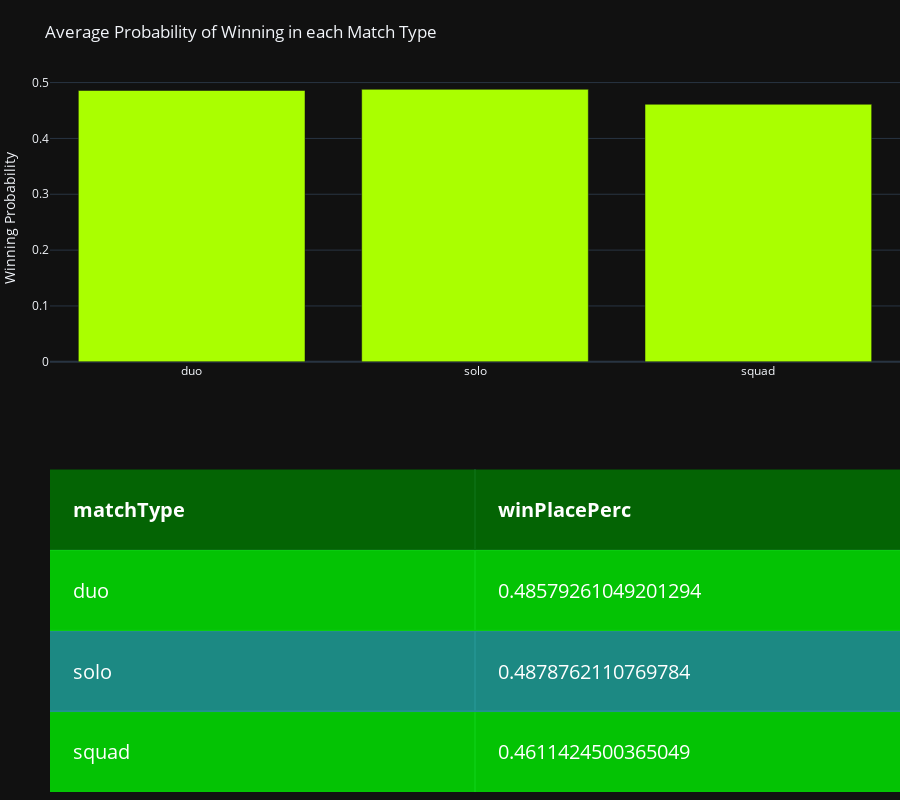

This figure's notebook cell:
### Code cell
colorscale = [[0, '#008000'],[.5, '#00FF00'],[1, '#20B2AA']]
fig = ff.create_table(type_win, height_constant=60, colorscale = colorscale, font_colors = ['white'])

fig.add_trace(go.Bar(x= list(type_win['matchType']), 
                     y=list(type_win['winPlacePerc']), 
                     xaxis='x2', yaxis='y2',
                    marker=dict(color='#AAFF00'),
                    name='WinPlacePerc'))


fig.update_layout(
    title_text = 'Average Probability of Winning in each Match Type',
    height = 800,
    margin = {'t':75, 'l':50},
    yaxis = {'domain': [0, .45]},
    xaxis2 = {'anchor': 'y2'},
    yaxis2 = {'domain': [.6, 1], 'anchor': 'x2', 'title': 'Winning Probability'},
    template = 'plotly_dark'
)

for i in range(len(fig.layout.annotations)):
    fig.layout.annotations[i].font.size = 20

# fig = go.Figure([go.Bar(x=animals, y=[20, 14, 23])])
fig.show()

### Figure 1 — Plotly figure (JSON) as saved in the notebook; plotly's stock layout.template omitted (floating-point values rounded to 4 significant figures)
{"data": [{"colorscale": [[0, "#008000"], [0.5, "#00FF00"], [1, "#20B2AA"]], "hoverinfo": "none", "opacity": 0.75, "showscale": false, "type": "heatmap", "z": [[0, 0], [0.5, 0.5], [1, 1], [0.5, 0.5]]}, {"marker": {"color": "#AAFF00"}, "name": "WinPlacePerc", "type": "bar", "x": ["duo", "solo", "squad"], "xaxis": "x2", "y": [0.4858, 0.4879, 0.4611], "yaxis": "y2"}], "layout": {"annotations": [{"align": "left", "font": {"color": "white", "size": 20}, "showarrow": false, "text": "<b>matchType</b>", "x": -0.45, "xanchor": "left", "xref": "x", "y": 0, "yref": "y"}, {"align": "left", "font": {"color": "white", "size": 20}, "showarrow": false, "text": "<b>winPlacePerc</b>", "x": 0.55, "xanchor": "left", "xref": "x", "y": 0, "yref": "y"}, {"align": "left", "font": {"color": "white", "size": 20}, "showarrow": false, "text": "duo", "x": -0.45, "xanchor": "left", "xref": "x", "y": 1, "yref": "y"}, {"align": "left", "font": {"color": "white", "size": 20}, "showarrow": false, "text": "0.48579261049201294", "x": 0.55, "xanchor": "left", "xref": "x", "y": 1, "yref": "y"}, {"align": "left", "font": {"color": "white", "size": 20}, "showarrow": false, "text": "solo", "x": -0.45, "xanchor": "left", "xref": "x", "y": 2, "yref": "y"}, {"align": "left", "font": {"color": "white", "size": 20}, "showarrow": false, "text": "0.4878762110769784", "x": 0.55, "xanchor": "left", "xref": "x", "y": 2, "yref": "y"}, {"align": "left", "font": {"color": "white", "size": 20}, "showarrow": false, "text": "squad", "x": -0.45, "xanchor": "left", "xref": "x", "y": 3, "yref": "y"}, {"align": "left", "font": {"color": "white", "size": 20}, "showarrow": false, "text": "0.4611424500365049", "x": 0.55, "xanchor": "left", "xref": "x", "y": 3, "yref": "y"}], "height": 800, "margin": {"b": 0, "l": 50, "r": 0, "t": 75}, "title": {"text": "Average Probability of Winning in each Match Type"}, "xaxis": {"dtick": 1, "gridwidth": 2, "showticklabels": false, "tick0": -0.5, "ticks": "", "zeroline": false}, "xaxis2": {"anchor": "y2"}, "yaxis": {"autorange": "reversed", "domain": [0, 0.45], "dtick": 1, "gridwidth": 2, "showticklabels": false, "tick0": 0.5, "ticks": "", "zeroline": false}, "yaxis2": {"anchor": "x2", "domain": [0.6, 1], "title": {"text": "Winning Probability"}}}}
